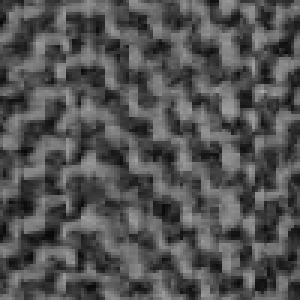
#> input picture images/test_image_rezise.png, 100 x 100 px (shown 3 times larger)
$ python testing_gabor.py   (Python 2 division)   (older library calls are emulated)
#> lines starting #> are read from the running program, lines starting #| are printed output that depends on the picture; long printed decimals are rounded
# -*- coding: utf-8 -*-
"""
Created on Mon Dec  1 15:47:57 2014

@author: frederik
"""

# encoding: utf-8
# gabor.py
# 2012-3-8
# Eiichiro Momma

__author__ = 'Frederik Hagelskjær'
import numpy as np
import cv2


def mkKernel(ks, sig, th , om, ps, gm):
        """ Check the kernel size"""
        if not ks%2:
            exit(1)

        """ Definition of the varibles"""
        theta = th
        psi = ps
        sigma = np.float(sig)
        omega = np.float(om)
        gamma = gm

        """Creating the kernel size"""
#        xs=np.linspace(-1*ks,1*ks/10.,ks)
#        ys=np.linspace(-1*ks/10.,1*ks/10.,ks)
        xs=np.linspace(-1*ks,1*ks,ks)
        ys=np.linspace(-1*ks,1*ks,ks)

        """Creating the kernel"""
        x,y = np.meshgrid(xs,ys)


        #return np.array( np.exp(-0.5*(x_theta**2+gamma * y_theta**2)/sigma**2)*np.cos(2.*np.pi*x_theta/lmbd + psi),dtype=np.float32)
        gabor_kernel =  np.array( np.exp(-(x**2 + y**2)/(2*sigma**2) )*np.cos(2.*np.pi*(x*np.cos(theta)+y*np.sin(theta) ) * omega), dtype=np.float32)
        return gabor_kernel
        """  Return the kernel                  The sigma signal                                           The sinus wave                                   """


def mkKernelI(ks, sig, th , om, ps, gm):
        if not ks%2:
            exit(1)

        """ Definition of the varibles"""

#        theta = th * np.pi/180.
        theta = th

        sigma = np.float(sig)
        omega = np.float(om)

        """Creating the kernel size"""
#        xs=np.linspace(-1*ks/10.,1*ks/10.,ks)
#        ys=np.linspace(-1*ks/10.,1*ks/10.,ks)
        xs=np.linspace(-1*ks,1*ks,ks)
        ys=np.linspace(-1*ks,1*ks,ks)
        """Creating the kernel"""
        x,y = np.meshgrid(xs,ys)


        gabor_kernel =  np.array( np.exp(-(x**2 + y**2)/(2*sigma**2) )*np.sin(2.*np.pi*(x*np.cos(theta)+y*np.sin(theta) ) * omega), dtype=np.float32)
        return gabor_kernel

class complexKernel:

    def __init__ (self, ks, sig, th, lm, ps, gm):
        self.kernel_real = mkKernel(ks, sig, th, lm, ps, gm )
        self.kernel_imaginary = mkKernelI(ks, sig, th, lm, ps, gm )

    def analyze(self, image):
        image = cv2.cvtColor(image, cv2.COLOR_BGR2GRAY)
        src_f = np.array(image, dtype=np.float32)
        src_f /= 255.

        src_fI = np.array(image, dtype=np.float32)
        src_fI /= 255.

        dest = cv2.filter2D(src_f, cv2.CV_32F,self.kernel_real)
        destI = cv2.filter2D(src_fI, cv2.CV_32F,self.kernel_imaginary)

        mag = np.sqrt(dest**2 + destI**2)

        return mag

    def get_kernel(self):
        #print self.kernel_imaginary.mean()
        kernelimg = self.kernel_real*2.+0.5
        return kernelimg


if __name__ == '__main__':


#        camera = cv2.VideoCapture(0)
        input_image = "test_image_rezise.png"
        kernel_psi = 0 # np.pi/2.
        kernel_gamma = 1

        large_kernel_list = []
        for scales in [-1,0,1,2,3] :
            kernel_list = []
            n = 8.
            hidden = [0,22.5,45,67.5,90, 90 + 22.5,  90 + 22.5*2, 90 + 22.5*3]
            for theta in range(int(n)):
#                print theta/12. * 2*np.pi
                kernel_list.append([ (theta/n) * np.pi, complexKernel(11,2.67, (theta/n) * np.pi , np.pi/2, kernel_psi, kernel_gamma) ] )
            large_kernel_list.append([scales, kernel_list])


        k = 0
        while(k != 27):
#             _ = camera.get()
#             _,image = camera.read()
             image = cv2.imread(input_image)
#> image is the input picture: shape (100, 100, 3); min 8, max 171, mean 82.2
             cv2.imshow('input_image',image)
             large_image_list = []
             kernel_large_list = []

             for scale, kernel_listn in large_kernel_list:
                 image = cv2.imread(input_image)
                 pre_scale = scale
#                 print scale
                 while scale != 0:
                     if scale > 0:
                         image = cv2.pyrDown(image)
                         scale -= 1
                     else:
                         image = cv2.pyrUp(image)
                         scale += 1
#> after the loop, scale = 0


                 analyzed_images = []
                 kernels = []
                 print
                 for kernel_number, kernel in kernel_listn:
                     original_scale = pre_scale
#                     print "original_scale", original_scale

                     gabor_image = kernel.analyze(image)

# [14 lines of commented-out code are left out]
                     gabor_image = cv2.resize(gabor_image, dsize = (100,100) )
                     print gabor_image.max()
                     analyzed_images.append( gabor_image )
                     kernels.append( kernel.get_kernel() )
#> this loop made 8 passes
#| 0.06587
#| 0.1378
#| 0.007836
#| 0.1542
#| 0.04454
#| 0.159
#| 0.007675
#| 0.1244
#> pass 1, in analyze, `dest = cv2.filter2D(src_f, cv2.CV_32F,self.kernel_real)`:
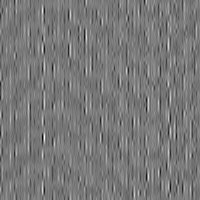
#> dest: shape (200, 200) float32; min -0.0729, max 0.0968, mean 0.00766; drawn with min black and max white
#> after the loop:
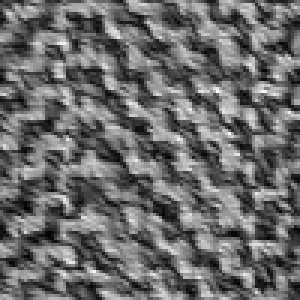
#> gabor_image: shape (100, 100) float32 (shown 3 times larger); min 0.00408, max 0.124, mean 0.0548; drawn with min black and max white
#> after the loop, analyzed_images = 8 items; kernels = 8 items

                 former_image = cv2.hconcat(  analyzed_images )
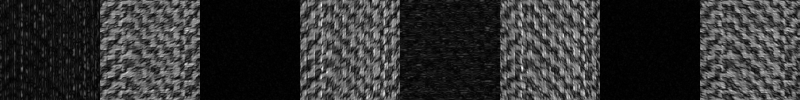
#> former_image: shape (100, 800) float32; min 0.000198, max 0.159, mean 0.0312; drawn with min black and max white
                 print former_image.shape
#| (100, 800)

                 large_image_list.append( former_image )

                 former_kernel = cv2.hconcat( kernels )
                 print former_kernel.shape
#| (11, 88)
                 kernel_large_list.append( former_kernel )


             combinened_image = cv2.vconcat( large_image_list )
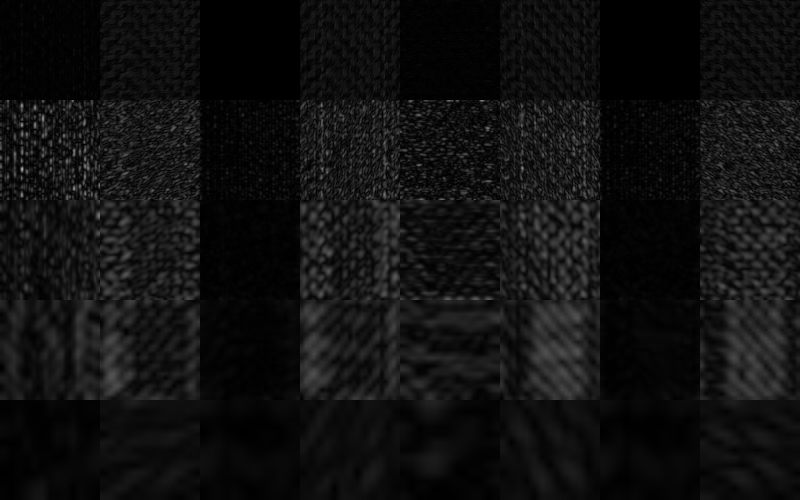
#> combinened_image: shape (500, 800) float32; min 3.79e-05, max 0.659, mean 0.0665
             combinened_kernels = cv2.vconcat( kernel_large_list )

#             combinened_image = np.array( combinened_image, np.uint8)
#             cv2.normalize( combinened_image, combinened_image,0,255, cv2.NORM_MINMAX)
             gabor_image = np.array(gabor_image, dtype=np.uint8)
#> gabor_image: shape (100, 100); every value is 0
             cv2.imshow('gabor_image', combinened_image*2.+0.5)
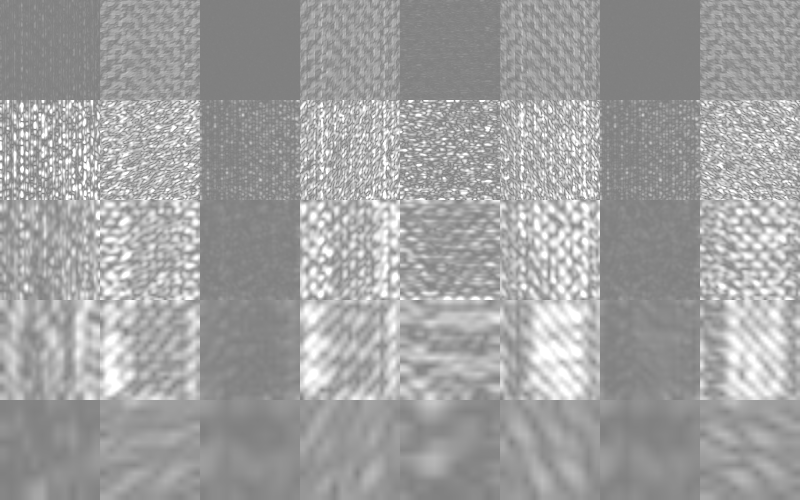
#> window 'gabor_image': shape (500, 800); min 127, max 255, mean 160.8

             cv2.imshow('gabor_kernels', combinened_kernels)
             cv2.imwrite(input_image[:-4] + "_gabor.png", (combinened_image*2.+0.5) *100)
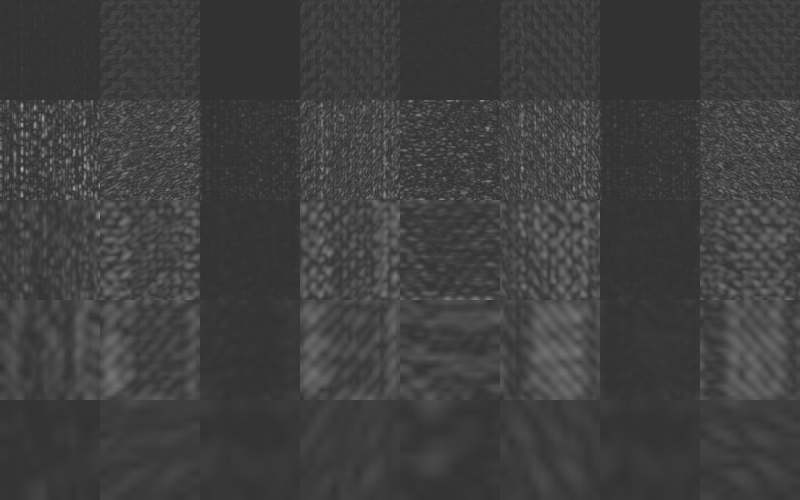
#> saved as test_image_rezise_gabor.png: shape (500, 800); min 50, max 182, mean 63.3
             cv2.imwrite("gabor_kernels.png", np.array(combinened_kernels*255, np.uint8))
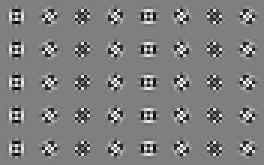
#> saved as gabor_kernels.png: shape (55, 88) (shown 3 times larger); min 2, max 255, mean 126.3

             k = cv2.waitKey(0)
#> (key Esc is pressed here)
             break
        cv2.destroyAllWindows()

$ run again, with images/orig_image_rezise.png copied over images/test_image_rezise.png
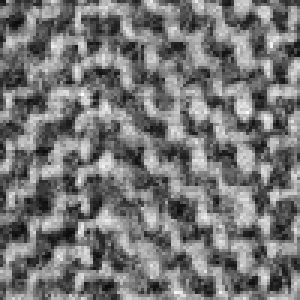
#> input picture images/orig_image_rezise.png, 100 x 100 px (shown 3 times larger)
#> image is the input picture: shape (100, 100, 3); min 11, max 255, mean 118.2
#> after the loop `while scale != 0:`: scale = 0
#> the loop `for kernel_number, kernel in kernel_listn:` made 8 passes
#| 0.0834
#| 0.1929
#| 0.007426
#| 0.2403
#| 0.07906
#> (further printed lines are left out)
#> after the loop `for kernel_number, kernel in kernel_listn:`:
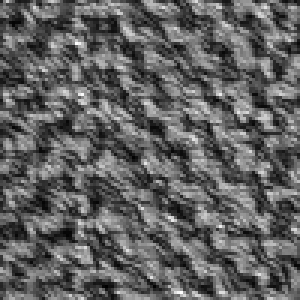
#> gabor_image: shape (100, 100) float32 (shown 3 times larger); min 0.00489, max 0.21, mean 0.0833; drawn with min black and max white
#> after the loop `for kernel_number, kernel in kernel_listn:`: analyzed_images = 8 items
#| (100, 800)
#| (11, 88)
#> `cv2.imwrite(input_image[:-4] + "_gabor.png", (combinened_image*2.+0.5)..`:
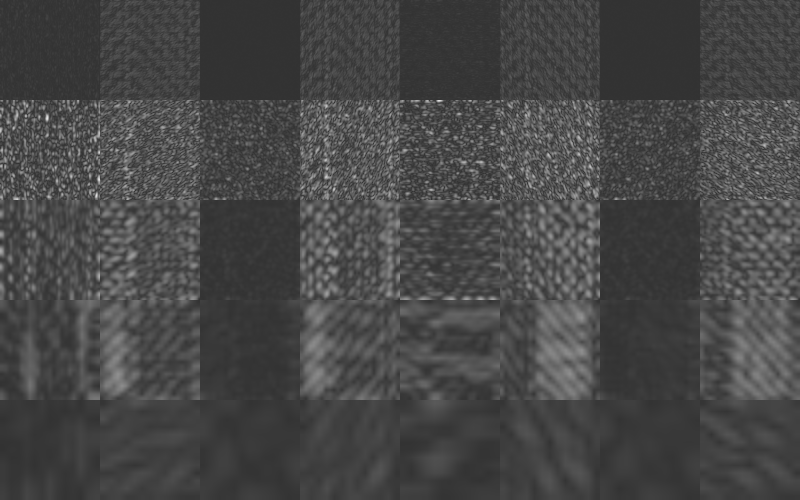
#> saved as test_image_rezise_gabor.png: shape (500, 800); min 50, max 226, mean 71.1

$ run again, with images/test_image.png copied over images/test_image_rezise.png
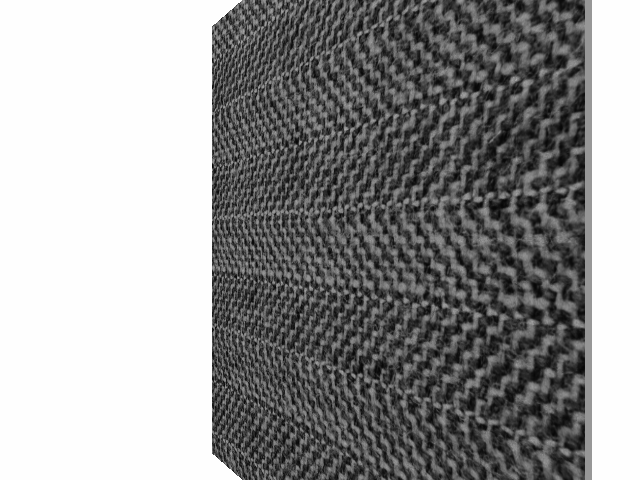
#> input picture images/test_image.png, 640 x 480 px
#> image is the input picture: shape (480, 640, 3); mean B, G, R 148.9, 148.9, 148.9
#> after the loop `while scale != 0:`: scale = 0
#> the loop `for kernel_number, kernel in kernel_listn:` made 8 passes
#| 0.1081
#| 0.3153
#| 0.008269
#| 0.3066
#| 0.04434
#> (further printed lines are left out)
#> after the loop `for kernel_number, kernel in kernel_listn:`:
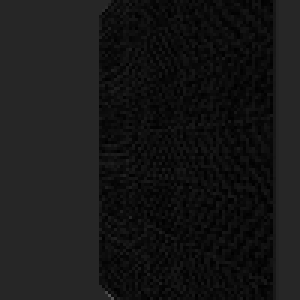
#> gabor_image: shape (100, 100) float32 (shown 3 times larger); min 0.00286, max 0.341, mean 0.0918
#> after the loop `for kernel_number, kernel in kernel_listn:`: analyzed_images = 8 items
#| (100, 800)
#| (11, 88)
#> `cv2.imwrite(input_image[:-4] + "_gabor.png", (combinened_image*2.+0.5)..`:
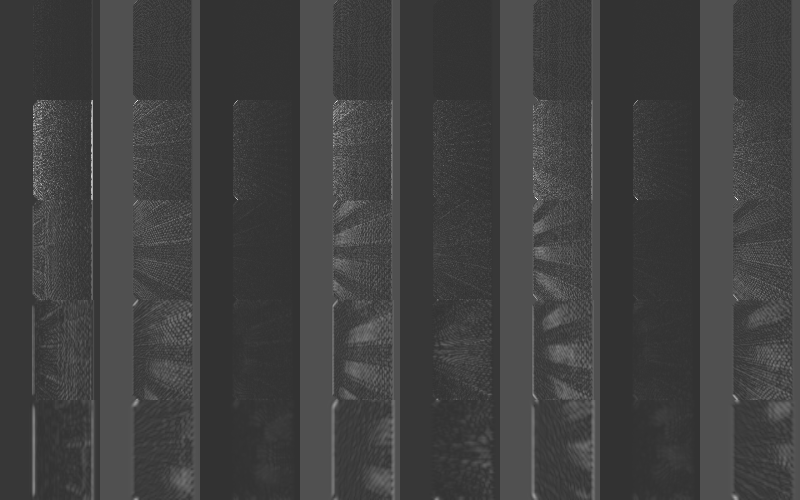
#> saved as test_image_rezise_gabor.png: shape (500, 800); min 50, max 255, mean 64.5
